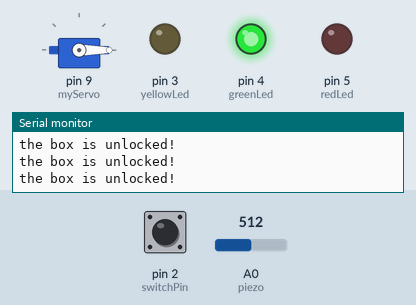
Recording of a sketch running on a simulated Arduino Uno, built with avr-gcc and run on an emulated ATmega328P. On the bench: servo, output pins drawn as LEDs (lit = HIGH), the last lines printed to the serial monitor. Inputs (shaded band) come from the test bench; at power-on: pin 2 (switchPin) LOW, A0 (piezo) = 512.

Above: at 1.2 s.
1.3 s: pin 2 (switchPin) pulled HIGH for 0.15 s
At 2.2 s:
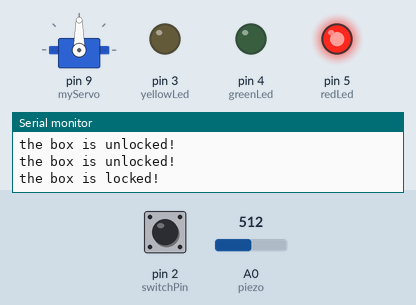
2.9 s: A0 (piezo) set to 986
5.9 s: A0 (piezo) set to 1014
Timing chart, 0 to 8.9 s (numbered marks = the images above; inputs shaded):
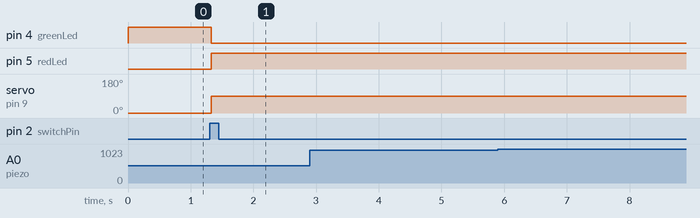

Measured:
- after the input at 1.3 s, pin 4 (greenLed): HIGH → LOW at once; pin 5 (redLed): LOW → HIGH at once; servo on pin 9 (myServo): 0° → 90° at once

The sketch:

proj_12_locker.ino
```cpp
#include <Servo.h>

Servo myServo;

const int piezo = A0;
const int switchPin = 2;
const int yellowLed = 3;
const int greenLed = 4;
const int redLed = 5;
//defines LED's and piezo's pins.
// variable for the piezo value
int knockVal;
 // variable for the switch value
int switchVal = 0;
 // variable for the previous switch value
int prevSwitchVal = 0;
// variables for the high and low limits of the knock value
const int quietKnock = 10;
const int loudKnock = 100;
// variable to indicate if locked or not
bool locked = false;
// how many valid knocks you've received
int numberOfKnocks = 0;

void setup(){
  // attach the servo to pin 9
  myServo.attach(9);
  // make the LED pins outputs
  pinMode(yellowLed, OUTPUT);
  pinMode(redLed, OUTPUT);
  pinMode(greenLed, OUTPUT);
  // set the switch pin as an input
  pinMode(switchPin, INPUT);
  // start serial communication for debugging
  Serial.begin(9600);
  // turn the green LED on
  digitalWrite(greenLed, HIGH);
  // move the servo to the unlocked position
  myServo.write(50);
  // print status to the serial monitor
  Serial.println("the box is unlocked!");
}

// this function checks to see if a
// detected knock is within max and min range
bool checkForKnock(int value){
 // if the value of the knock is greater than
  // the minimum, and larger than the maximum
  if(value > quietKnock && value < loudKnock){
  // turn the status LED on
  digitalWrite(yellowLed, HIGH);
  delay(50);
  digitalWrite(yellowLed, LOW);
  // print out the status
  Serial.print("Valid knock of value ");
  Serial.println(value);
  return true;
 }
 // if the knock is not within range
  else {
  // print status
  Serial.print("Bad knock value ");
  Serial.println(value);
  return false;
 }
}

void loop(){
  switchVal = digitalRead(switchPin);

  if (locked == false) {
    // move the servo to the unlocked position
    myServo.write(0);
    // wait for it to move
    delay(20);
    // change status LEDs
    digitalWrite(greenLed,HIGH);
    digitalWrite(redLed,LOW);
    Serial.println("the box is unlocked!");
  }

  if (switchVal != prevSwitchVal) {
    if(switchVal == HIGH) {
      locked = true;
      // change the status LEDs
      digitalWrite(greenLed,LOW);
      digitalWrite(redLed,HIGH);
      // move the servo to the locked position
      myServo.write(90);
      // print out status
      Serial.println("the box is locked!");
      // wait for the servo to move into position
      delay (1000);
    }
  }
  // if the box is locked
  if(locked == true) {
    // check the value of the piezo
    knockVal = analogRead(piezo);
    // if there are not enough valid knocks
    if(numberOfKnocks < 3 && knockVal > 0) {
      // check to see if the knock is in range
      if(checkForKnock(knockVal) == true){
        // increment the number of valid knocks
        numberOfKnocks++;
      }
      // print status of knocks
      Serial.print(3 - numberOfKnocks);
      Serial.println(" more knocks to go");
    }
    // if there are three knocks
    if(numberOfKnocks >= 3){
      // unlock the box
      locked = false;
      numberOfKnocks = 0;
    }
  }
  prevSwitchVal = switchVal;
}
```
